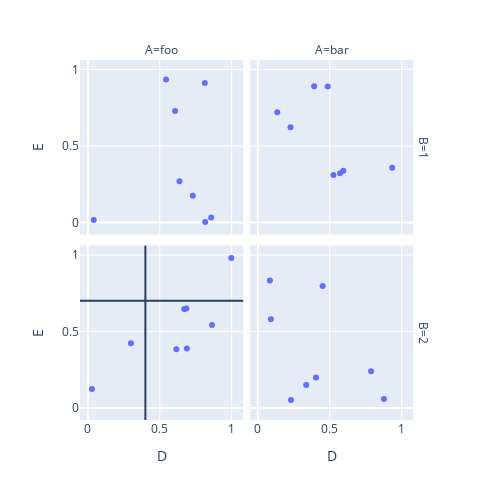

Source (notebook cell):
### Code cell
import plotly.express as px

fig = px.scatter(
    df.reset_index(),
    x="D",
    y="E",
    facet_col="A",
    facet_row="B",
)
fig.update_layout(width=500, height=500)
fig.add_hline(y=0.7, row=1, col=1)
fig.add_vline(x=0.4, row=1, col=1)

### Figure 1 — Plotly figure (JSON) as saved in the notebook; plotly's stock layout.template omitted (floating-point values rounded to 4 significant figures)
{"data": [{"hovertemplate": "B=1<br>A=foo<br>D=%{x}<br>E=%{y}<extra></extra>", "legendgroup": "", "marker": {"color": "#636efa", "symbol": "circle"}, "mode": "markers", "name": "", "orientation": "v", "showlegend": false, "type": "scatter", "x": [0.637, 0.04097, 0.8133, 0.6066, 0.5436, 0.8159, 0.8574, 0.7297], "xaxis": "x3", "y": [0.2698, 0.01653, 0.9128, 0.7295, 0.9351, 0.002739, 0.03359, 0.1757], "yaxis": "y3"}, {"hovertemplate": "B=1<br>A=bar<br>D=%{x}<br>E=%{y}<extra></extra>", "legendgroup": "", "marker": {"color": "#636efa", "symbol": "circle"}, "mode": "markers", "name": "", "orientation": "v", "showlegend": false, "type": "scatter", "x": [0.1351, 0.5254, 0.4858, 0.934, 0.5715, 0.5943, 0.3916, 0.2272], "xaxis": "x4", "y": [0.7215, 0.3102, 0.8895, 0.3578, 0.3219, 0.3379, 0.8903, 0.6232], "yaxis": "y4"}, {"hovertemplate": "B=2<br>A=foo<br>D=%{x}<br>E=%{y}<extra></extra>", "legendgroup": "", "marker": {"color": "#636efa", "symbol": "circle"}, "mode": "markers", "name": "", "orientation": "v", "showlegend": false, "type": "scatter", "x": [0.8632, 0.2997, 0.02832, 0.6706, 0.6154, 0.9972, 0.6855, 0.6884], "xaxis": "x", "y": [0.5415, 0.4227, 0.1243, 0.6472, 0.3837, 0.9808, 0.6505, 0.3889], "yaxis": "y"}, {"hovertemplate": "B=2<br>A=bar<br>D=%{x}<br>E=%{y}<extra></extra>", "legendgroup": "", "marker": {"color": "#636efa", "symbol": "circle"}, "mode": "markers", "name": "", "orientation": "v", "showlegend": false, "type": "scatter", "x": [0.08402, 0.7871, 0.8765, 0.3361, 0.4503, 0.2306, 0.4046, 0.09075], "xaxis": "x2", "y": [0.8326, 0.2394, 0.05857, 0.1503, 0.7963, 0.05202, 0.1985, 0.5803], "yaxis": "y2"}], "layout": {"annotations": [{"showarrow": false, "text": "A=foo", "x": 0.24, "xanchor": "center", "xref": "paper", "y": 1, "yanchor": "bottom", "yref": "paper"}, {"showarrow": false, "text": "A=bar", "x": 0.74, "xanchor": "center", "xref": "paper", "y": 1, "yanchor": "bottom", "yref": "paper"}, {"showarrow": false, "text": "B=2", "textangle": 90, "x": 0.98, "xanchor": "left", "xref": "paper", "y": 0.2425, "yanchor": "middle", "yref": "paper"}, {"showarrow": false, "text": "B=1", "textangle": 90, "x": 0.98, "xanchor": "left", "xref": "paper", "y": 0.7575, "yanchor": "middle", "yref": "paper"}], "height": 500, "legend": {"tracegroupgap": 0}, "margin": {"t": 60}, "shapes": [{"type": "line", "x0": 0, "x1": 1, "xref": "x domain", "y0": 0.7, "y1": 0.7, "yref": "y"}, {"type": "line", "x0": 0.4, "x1": 0.4, "xref": "x", "y0": 0, "y1": 1, "yref": "y domain"}], "width": 500, "xaxis": {"anchor": "y", "autorange": true, "domain": [0, 0.48], "range": [-0.05447, 1.08], "title": {"text": "D"}, "type": "linear"}, "xaxis2": {"anchor": "y2", "autorange": true, "domain": [0.5, 0.98], "matches": "x", "range": [-0.05447, 1.08], "title": {"text": "D"}, "type": "linear"}, "xaxis3": {"anchor": "y3", "autorange": true, "domain": [0, 0.48], "matches": "x", "range": [-0.05447, 1.08], "showticklabels": false, "type": "linear"}, "xaxis4": {"anchor": "y4", "autorange": true, "domain": [0.5, 0.98], "matches": "x", "range": [-0.05447, 1.08], "showticklabels": false, "type": "linear"}, "yaxis": {"anchor": "x", "autorange": true, "domain": [0, 0.485], "range": [-0.07883, 1.062], "title": {"text": "E"}, "type": "linear"}, "yaxis2": {"anchor": "x2", "autorange": true, "domain": [0, 0.485], "matches": "y", "range": [-0.07883, 1.062], "showticklabels": false, "type": "linear"}, "yaxis3": {"anchor": "x3", "autorange": true, "domain": [0.515, 1], "matches": "y", "range": [-0.07883, 1.062], "title": {"text": "E"}, "type": "linear"}, "yaxis4": {"anchor": "x4", "autorange": true, "domain": [0.515, 1], "matches": "y", "range": [-0.07883, 1.062], "showticklabels": false, "type": "linear"}}}
